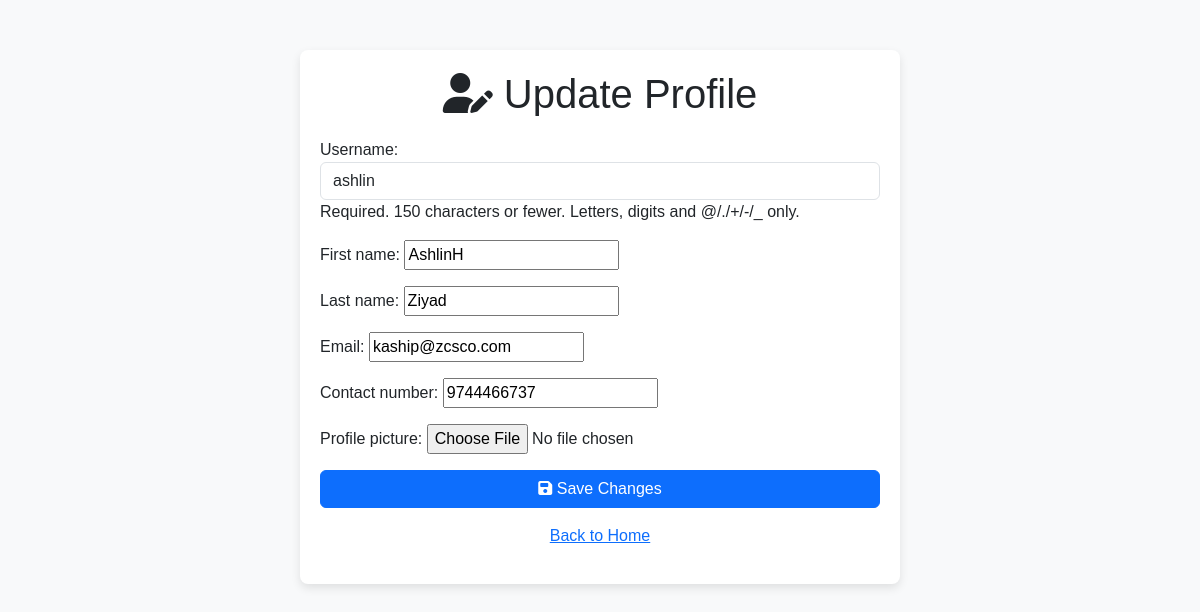
The app's page /accounts/profile/update/ (signed in) with its own data.
### accounts/models.py (models this page shows, shortened)
class CustomUser(AbstractUser):
    profile_picture = models.ImageField(upload_to='profile_pictures/', null=True, blank=True)
    contact_number = models.CharField(max_length=15, null=True, blank=True)

### accounts/views.py (the view)
# urls.py: path('profile/update/', update_profile, name='update_profile'),
@login_required
def update_profile(request):
    if request.method == 'POST':
        form = CustomUserUpdateForm(request.POST, request.FILES, instance=request.user)
        if form.is_valid():
            form.save()
            messages.success(request, "Your profile has been updated successfully!")
            return redirect('update_profile')  # Redirect to the same page to clear the POST request
    else:
        form = CustomUserUpdateForm(instance=request.user)
    return render(request, 'accounts/update_profile.html', {'form': form})

### accounts/forms.py
class CustomUserUpdateForm(forms.ModelForm):
    email = forms.EmailField(required=True)
    first_name = forms.CharField(max_length=30, required=True)
    last_name = forms.CharField(max_length=30, required=True)
    contact_number = forms.CharField(max_length=15, required=False)
    profile_picture = forms.ImageField(required=False)
    class Meta:
        model = CustomUser
        fields = (
            'username',
            'first_name',
            'last_name',
            'email',
            'contact_number',
            'profile_picture'
        )
        widgets = {
            'username': forms.TextInput(attrs={'class': 'form-control'}),
            'first_name': forms.TextInput(attrs={'class': 'form-control'}),
            'last_name': forms.TextInput(attrs={'class': 'form-control'}),
            'email': forms.EmailInput(attrs={'class': 'form-control'}),
            'contact_number': forms.TextInput(attrs={'class': 'form-control'}),
            'profile_picture': forms.FileInput(attrs={'class': 'form-control'}),
        }

### accounts/templates/accounts/update_profile.html (shortened to what this page needs)
<!DOCTYPE html>
<html lang="en">
<head>
    <link href="https://cdn.jsdelivr.net/npm/bootstrap@5.3.2/dist/css/bootstrap.min.css" rel="stylesheet">
    <link href="https://cdnjs.cloudflare.com/ajax/libs/font-awesome/6.5.1/css/all.min.css" rel="stylesheet">
</head>
<body>
    <div class="form-container">
        <h1><i class="fas fa-user-edit"></i> Update Profile</h1>
        <form method="POST" enctype="multipart/form-data">
            {{ form.as_p }}
            <button type="submit" class="btn btn-primary"><i class="fas fa-save"></i> Save Changes</button>
        </form>
        <p class="text-center mt-3">
            <a href="{% url 'home' %}">Back to Home</a>
        </p>
    </div>
</body>
</html>

### accounts/templates/accounts/update_profile.html (style rules this page uses)
body { background-color: #f8f9fa; font-family: 'Arial', sans-serif; }
.form-container { max-width: 600px; margin: 50px auto; padding: 20px; background: white; border-radius: 8px; box-shadow: 0 4px 10px rgba(0, 0, 0, 0.1); }
.form-container h1 { text-align: center; margin-bottom: 20px; }
.btn-primary { width: 100%; }

### records on screen
CustomUser: username "ashlin", first_name "AshlinH", last_name "Ziyad", email "kaship@zcsco.com", contact_number "9744466737"
